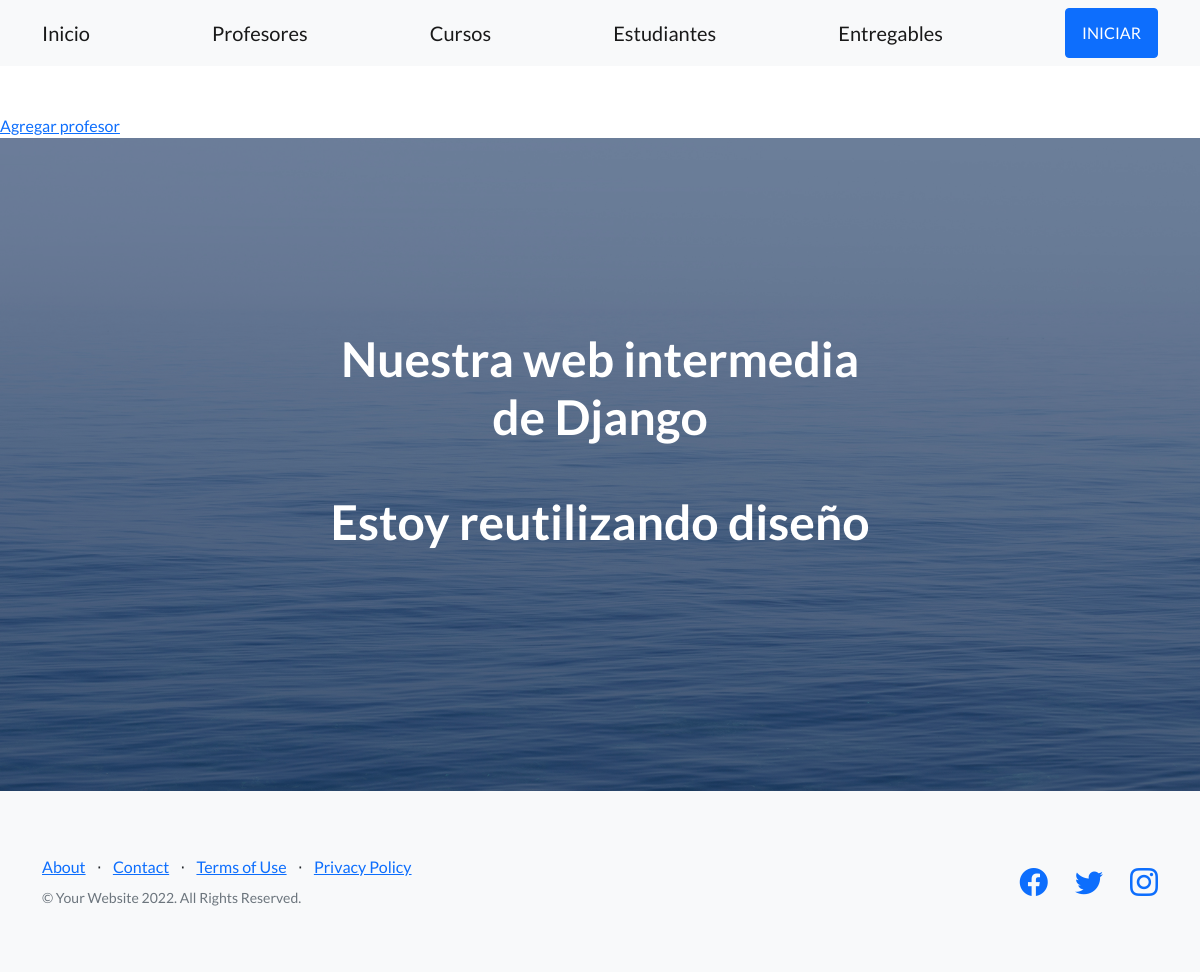
Page /AppCoder/leerProfesores on the earlier database version.
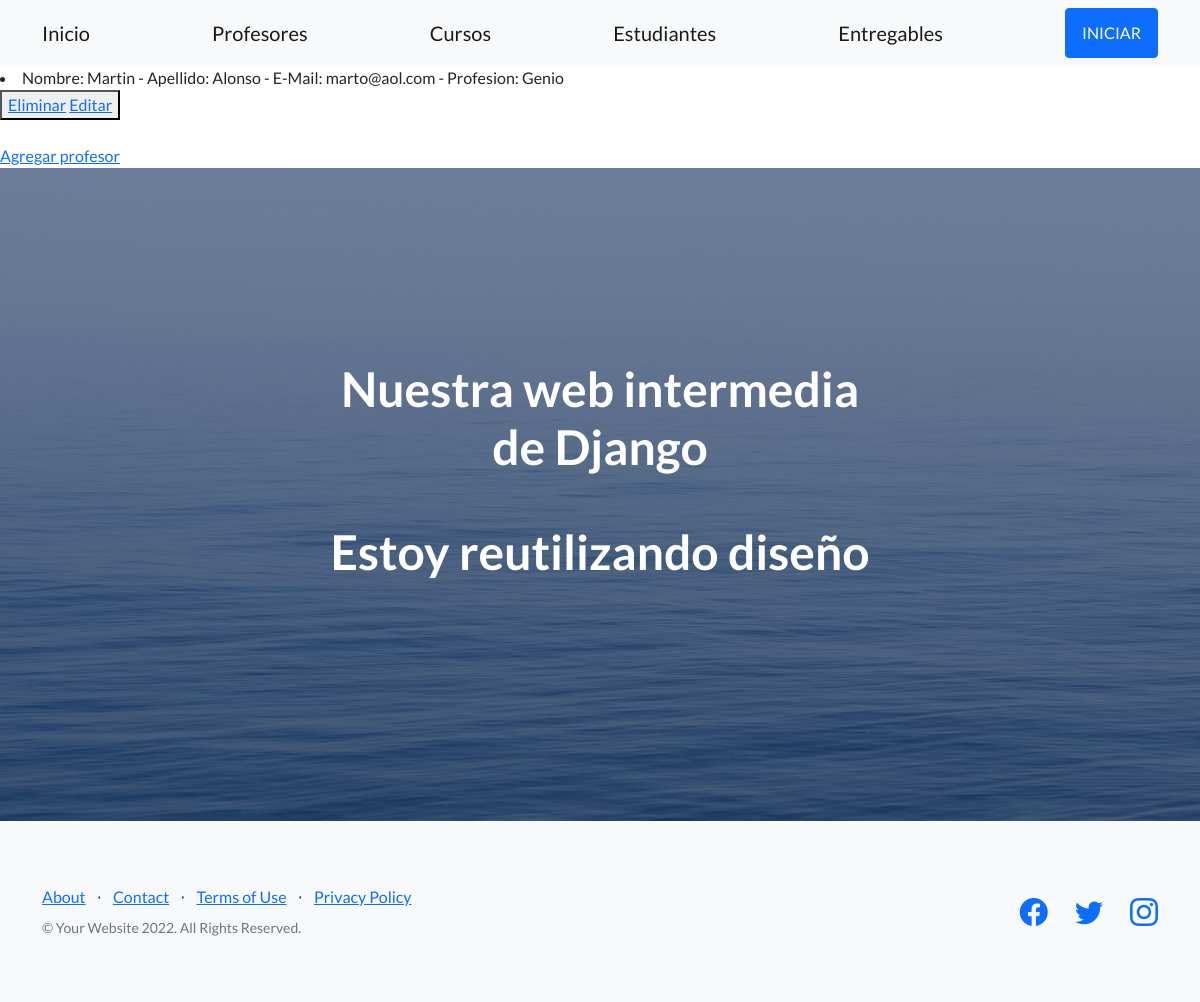
Same page on the later database version.
### AppCoder/models.py (models this page shows)
class Profesor(models.Model):
    nombre=models.CharField(max_length=30)
    apellido=models.CharField(max_length=30)
    email=models.EmailField()
    profesion=models.CharField(max_length=30)
    def __str__(self):
        return f"Nombre: {self.nombre} - Apellido: {self.apellido} - E-Mail: {self.email} - Profesion: {self.profesion}"

### AppCoder/views.py (the view)
# urls.py: path('leerProfesores', views.leerProfesores, name="LeerProfesores"),
def leerProfesores(request):
    profesores = Profesor.objects.all()
    contexto= {"profesores":profesores}
    return render(request, "AppCoder/leerProfesores.html",contexto)

### AppCoder/templates/AppCoder/leerProfesores.html
{% extends "AppCoder/padre.html" %}
{% load static %}
{% block contenidoQueCambia %}
{% for p in profesores %}
    <li> {{p}} </li>
    <button>
        <a href="{% url 'EliminarProfesor' p.nombre%}"> Eliminar</a>
        <a href="{% url 'EditarProfesor' p.nombre%}"> Editar</a>
    </button>
{% endfor %}
<br>
<br>
<a href="profesorFormulario">Agregar profesor</a>
{% endblock%}

Differences in the rows shown:
added Profesor: nombre+apellido+email "Nombre: Martin - Apellido: Alonso - E-Mail: marto@aol.com - Profesion: Genio"
